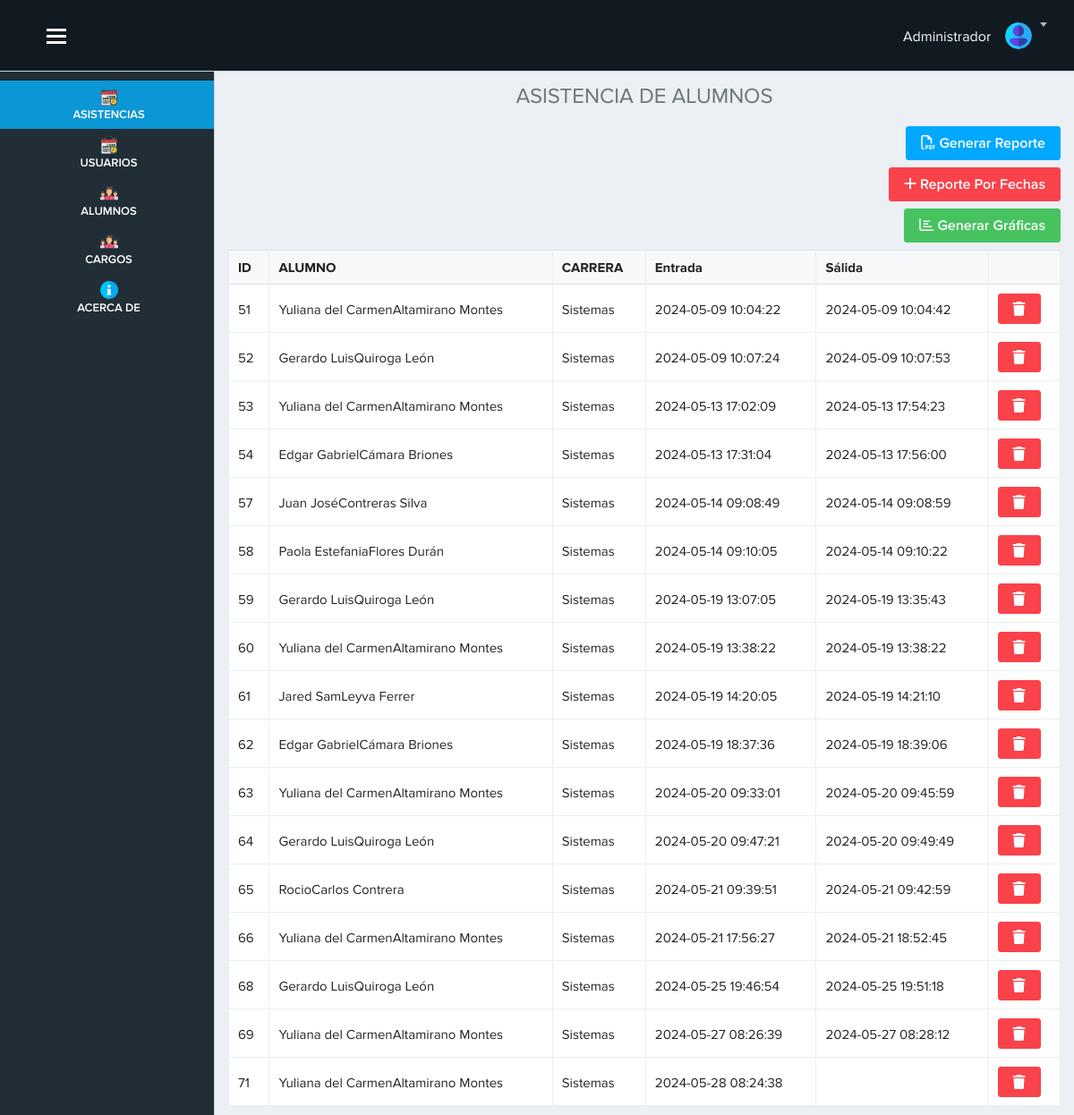
Before: /vista/inicio.php (signed in) with the older database file.
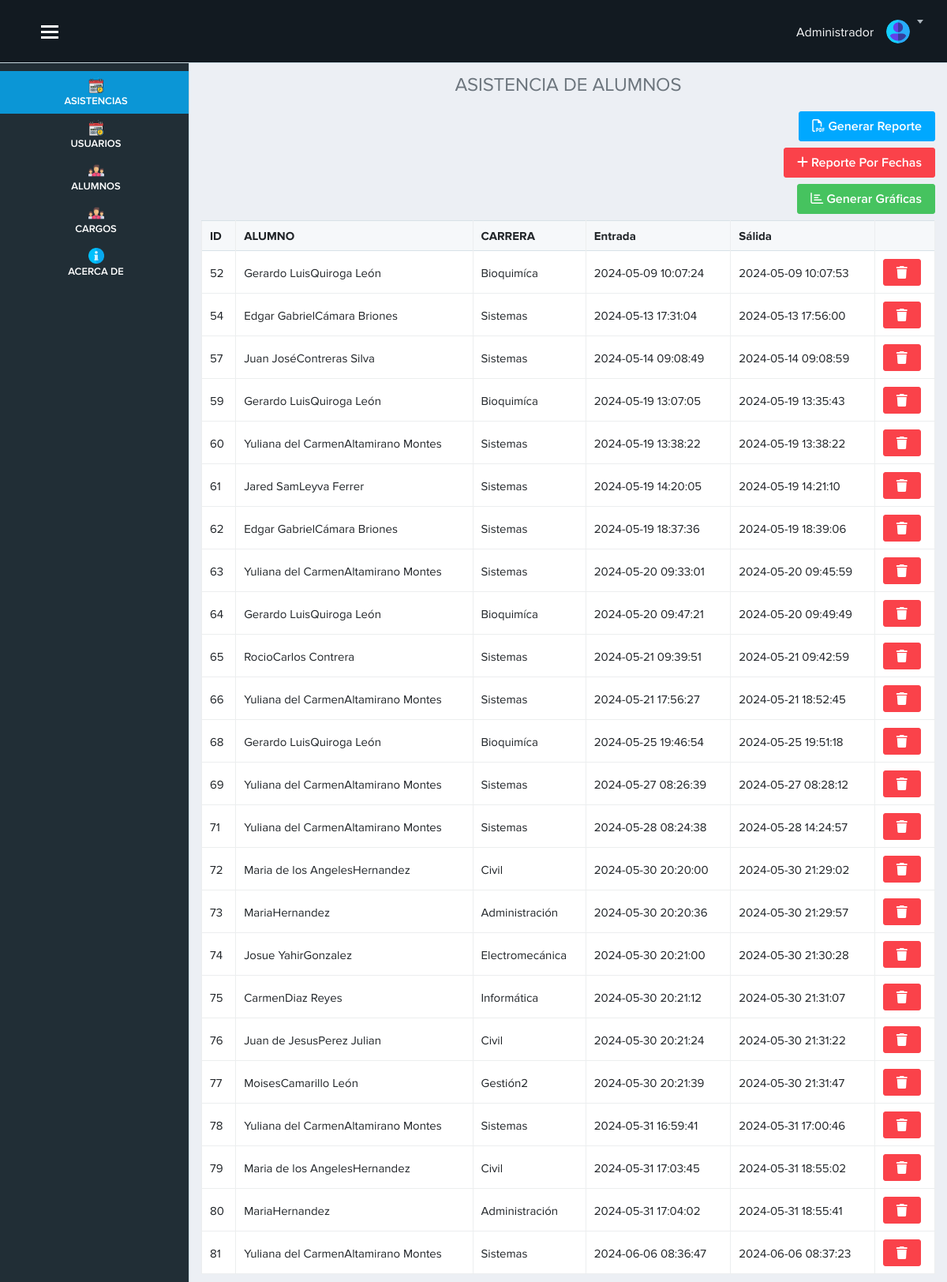
After: the same page with the newer database file.
### tables this page shows
CREATE TABLE `asistencia` (
  `id_asistencia` int(11) NOT NULL,
  `id_empleado` int(11) NOT NULL,
  `entrada` datetime DEFAULT NULL,
  `salida` datetime DEFAULT NULL
);

CREATE TABLE `empleado` (
  `id_empleado` int(11) NOT NULL,
  `nombre` varchar(100) DEFAULT NULL,
  `apellido` varchar(255) DEFAULT NULL,
  `dni` varchar(255) NOT NULL,
  `cargo` int(11) NOT NULL
);

CREATE TABLE `cargo` (
  `id_cargo` int(11) NOT NULL,
  `nombre` varchar(100) DEFAULT NULL
);

### vista/inicio.php (the view, shortened to what this page needs)
<?php require('./layout/topbar.php'); ?>
<?php require('./layout/sidebar.php'); ?>
<div class="page-content">
    <h4 class="text-center text-secondary">ASISTENCIA DE ALUMNOS</h4>
<?php
include "../modelo/conexion.php";
$sql=$conexion->query(" SELECT
asistencia.id_asistencia,
asistencia.id_empleado,
asistencia.entrada,
asistencia.salida,
empleado.id_empleado,
empleado.nombre as 'nom_empleado',
empleado.apellido,
empleado.dni,
empleado.cargo,
cargo.id_cargo,
cargo.nombre as 'nom_cargo'
FROM
asistencia
INNER JOIN empleado ON asistencia.id_empleado = empleado.id_empleado
INNER JOIN cargo ON empleado.cargo = cargo.id_cargo ");
?>
<div class="text-right mb-2">
    <a href="fpdf/reporteAsistencia.php" target="_blank" class="btn btn-primary"><i class="far fa-file-pdf"></i> Generar Reporte </a>
</div>
<div class="text-right mb-2">
<a href="reporte_asistencia.php" class="btn btn-danger"><i class="fas fa-plus"></i> Reporte Por Fechas </a>
</div>
<div class="text-right mb-2">
<a href="fpdf/reporteGraficaAsistencia.php" target="_blank" class="btn btn-success"><i class="far fa-chart-bar"></i> Generar Gráficas </a>
</div>
    <table class="table table-bordered table-hover w-100" id="example">
    <thead>
    <tr>
        <th scope="col">ID</th>
        <th scope="col">ALUMNO</th>
        <th scope="col">CARRERA</th>
        <th scope="col">Entrada</th>
        <th scope="col">Sálida</th>
        <th></th>
        </tr>
        </thead>
    <tbody>
        <?php
        while ($datos = $sql -> fetch_object()) { ?>
            <tr>
            <td><?= $datos->id_asistencia ?></td>
        <td><?= $datos->nom_empleado . "". $datos->apellido ?></td>
        <td><?= $datos->nom_cargo ?></td>
        <td><?= $datos->entrada ?></td>
        <td><?= $datos->salida ?></td>
        <td>
            <a href="inicio.php?id=<?=$datos->id_asistencia?>" onclick=" advertencia(event)" class="btn btn-danger "><i class="fa-solid fa-trash "></i></a>
        </td>
        </tr>
        <?php
        }
        ?>
    </tbody>
</table>
</div>
</div>
<?php require('./layout/footer.php'); ?>

Changed rows visible on the page:
removed asistencia: id_asistencia "51", id_empleado.nombre "Yuliana del Carmen", id_empleado.apellido "Altamirano Montes", cargo.nombre "Sistemas", entrada "2024-05-09 10:04:22", salida "2024-05-09 10:04:42"
removed asistencia: id_asistencia "53", id_empleado.nombre "Yuliana del Carmen", id_empleado.apellido "Altamirano Montes", cargo.nombre "Sistemas", entrada "2024-05-13 17:02:09", salida "2024-05-13 17:54:23"
removed asistencia: id_asistencia "58", id_empleado.nombre "Paola Estefania", id_empleado.apellido "Flores Durán", cargo.nombre "Sistemas", entrada "2024-05-14 09:10:05", salida "2024-05-14 09:10:22"
computed for asistencia id 52: cargo.nombre "Sistemas" → "Bioquimíca"
computed for asistencia id 59: cargo.nombre "Sistemas" → "Bioquimíca"
computed for asistencia id 64: cargo.nombre "Sistemas" → "Bioquimíca"
computed for asistencia id 68: cargo.nombre "Sistemas" → "Bioquimíca"
changed asistencia id 71: salida (not shown) → "2024-05-28 14:24:57"
added asistencia: id_asistencia "72", id_empleado.nombre "Maria de los Angeles", id_empleado.apellido "Hernandez", cargo.nombre "Civil", entrada "2024-05-30 20:20:00", salida "2024-05-30 21:29:02"
added asistencia: id_asistencia "73", id_empleado.nombre "Maria", id_empleado.apellido "Hernandez", cargo.nombre "Administración", entrada "2024-05-30 20:20:36", salida "2024-05-30 21:29:57"
added asistencia: id_asistencia "74", id_empleado.nombre "Josue Yahir", id_empleado.apellido "Gonzalez", cargo.nombre "Electromecánica", entrada "2024-05-30 20:21:00", salida "2024-05-30 21:30:28"
added asistencia: id_asistencia "75", id_empleado.nombre "Carmen", id_empleado.apellido "Diaz Reyes", cargo.nombre "Informática", entrada "2024-05-30 20:21:12", salida "2024-05-30 21:31:07"
added asistencia: id_asistencia "76", id_empleado.nombre "Juan de Jesus", id_empleado.apellido "Perez Julian", cargo.nombre "Civil", entrada "2024-05-30 20:21:24", salida "2024-05-30 21:31:22"
added asistencia: id_asistencia "77", id_empleado.nombre "Moises", id_empleado.apellido "Camarillo León", cargo.nombre "Gestión2", entrada "2024-05-30 20:21:39", salida "2024-05-30 21:31:47"
added asistencia: id_asistencia "78", id_empleado.nombre "Yuliana del Carmen", id_empleado.apellido "Altamirano Montes", cargo.nombre "Sistemas", entrada "2024-05-31 16:59:41", salida "2024-05-31 17:00:46"
added asistencia: id_asistencia "79", id_empleado.nombre "Maria de los Angeles", id_empleado.apellido "Hernandez", cargo.nombre "Civil", entrada "2024-05-31 17:03:45", salida "2024-05-31 18:55:02"
added asistencia: id_asistencia "80", id_empleado.nombre "Maria", id_empleado.apellido "Hernandez", cargo.nombre "Administración", entrada "2024-05-31 17:04:02", salida "2024-05-31 18:55:41"
added asistencia: id_asistencia "81", id_empleado.nombre "Yuliana del Carmen", id_empleado.apellido "Altamirano Montes", cargo.nombre "Sistemas", entrada "2024-06-06 08:36:47", salida "2024-06-06 08:37:23"
